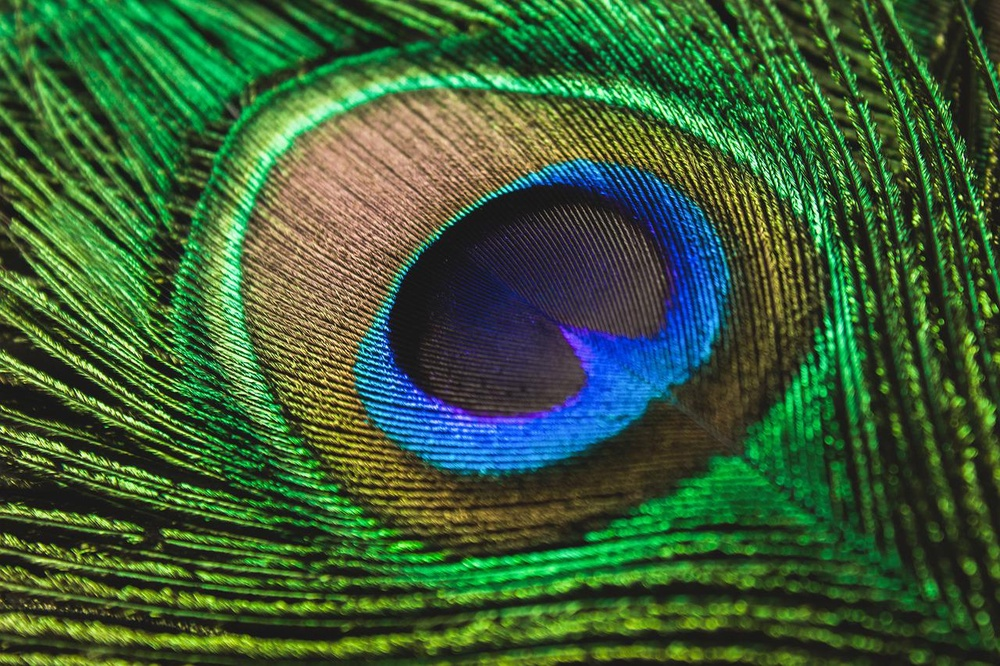
#> input picture pea.jpg, 1000 x 666 px, shrunk from 1280 x 853 before the run, found by its file name
$ python conv.py
#> lines starting #> are read from the running program, lines starting #| are printed output that depends on the picture; after the words box and inside, x2 and y2 are one past the last pixel; in counts of white or black regions, pixels touching at a corner belong together
import matplotlib.pyplot as plt
import numpy as np
import cv2

def main():
    img_path = '/home/mayabee/Documents/lab-2/pea.jpg'
    img_original = plt.imread(img_path)
#> img_original is the input picture: shape (666, 1000, 3); mean R, G, B 58.8, 93, 54.6
    gray =cv2.cvtColor(img_original,cv2.COLOR_RGB2GRAY)
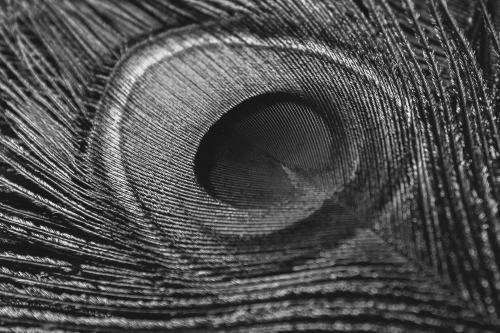
#> gray: shape (666, 1000) (shown at 1/2 size); min 3, max 251, mean 78.4
    gray1 = graysc(img_original)
#> after the loop in graysc, `for i in range(r):`:
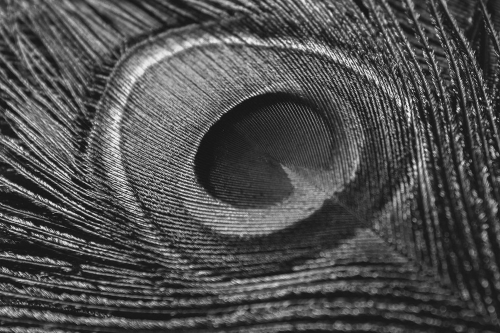
#> gray: shape (666, 1000) (shown at 1/2 size); min 2, max 253, mean 78.9
    _, binary = cv2.threshold(gray, 50, 255, cv2.THRESH_BINARY)
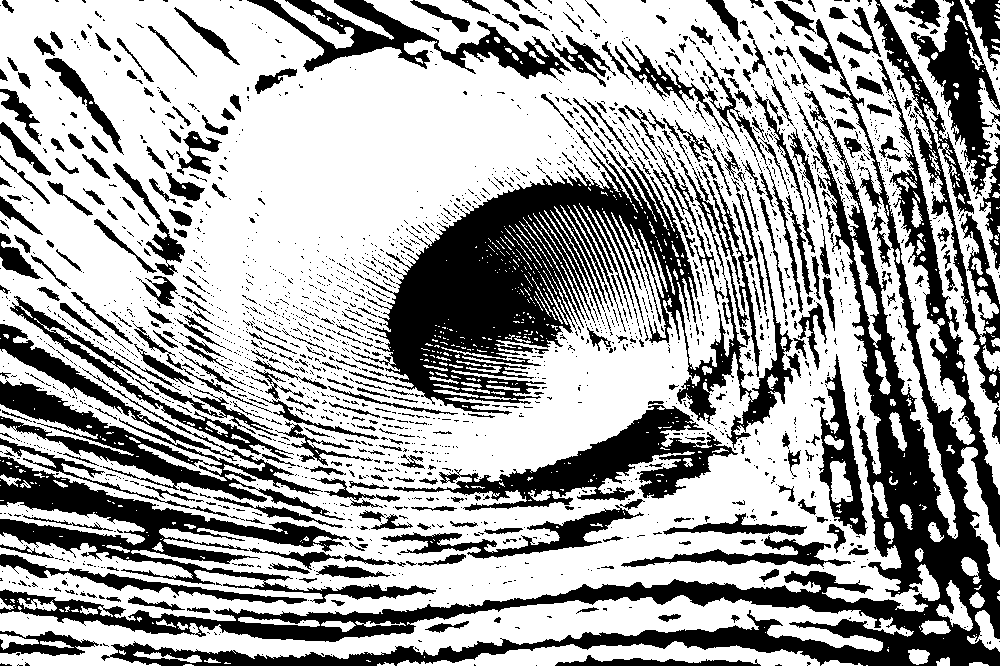
#> binary: shape (666, 1000); 64.7% white; 2276 black regions (1878 under 20 px), largest, box (x1, y1, x2, y2) and area: (0, 19, 1000, 666) 60109, (349, 130, 793, 450) 41526, (0, 456, 436, 604) 13751
    # histogram_gen(gray)
    kernel = np.array([[0,-1,0], [-1,4,-1], [0,-1,0]])
    pr1 = cv2.filter2D(gray, -1, kernel)
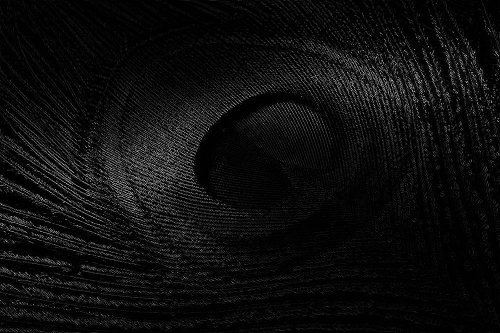
#> pr1: shape (666, 1000) (shown at 1/2 size); min 0, max 255, mean 13.8
    pr2 = conv(gray, kernel)
    img_set = [img_original, binary, gray, gray1, pr1, pr2]
    title_set = [ 'Original','binary', 'gray', 'made grayscale', 'kenel', 'made']
    plot_img(img_set,title_set)

def conv(img, kernel):
    r,c = img.shape
    img = np.pad(img, 3//2, constant_values = 0)
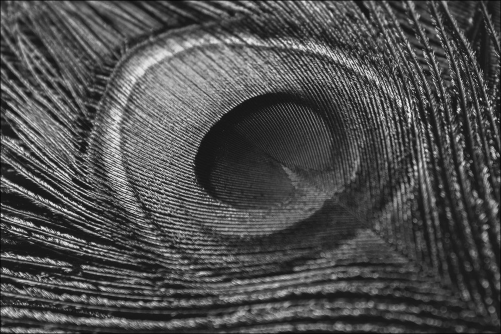
#> img: shape (668, 1002) (shown at 1/2 size); min 0, max 251, mean 78
    for i in range(r):
        for j in range(c):
            res = np.sum(img[i:i+3, j:j+3]* kernel)
            if res > 255:
                res = 255
            if res <=0:
                res = 0
            res = np.rint(res)
            img[i,j] = res
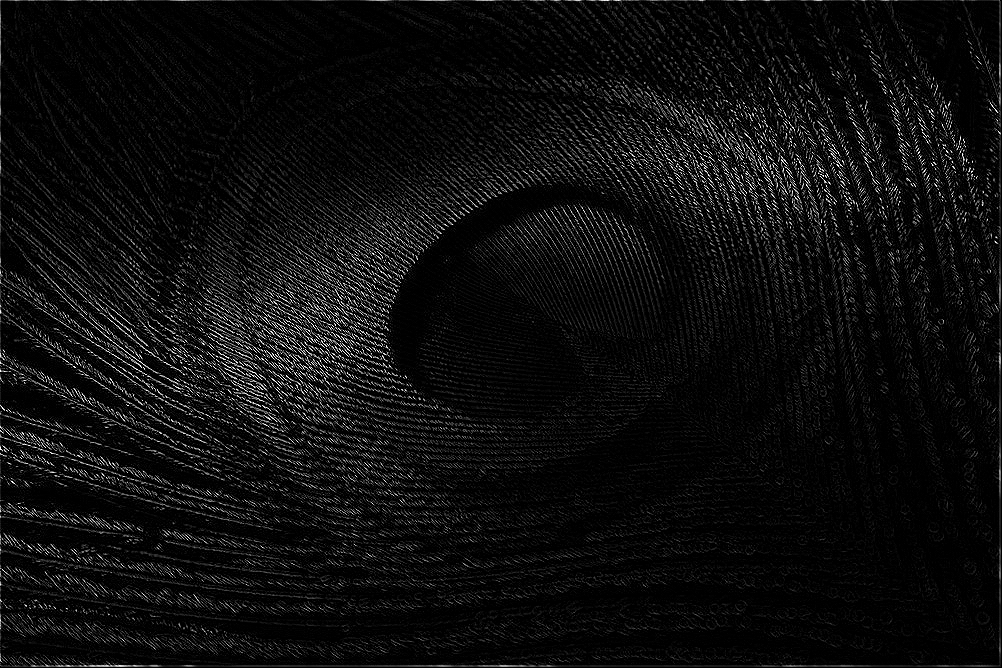
#> img: shape (668, 1002); min 0, max 255, mean 14.1

    return img


def graysc(img):
    r,c ,l= img.shape
    gray = np.zeros((r,c), dtype = np.uint8)


    for i in range(r):
        for j in range(c):
            gray[i,j] = 0.144*img[i,j,0]+0.587*img[i,j,1]+0.299*img[i,j,2]

    return gray

def plot_img(img_set, title_set):
    n=len(img_set)
#> n = 6
    plt.figure(figsize= (20,20))

    for i in range(n):
        img = img_set[i]
        ch = len(img.shape)
        plt.subplot(2,3,i+1)
        if(ch == 3):
            plt.imshow(img_set[i])
        else:
            plt.imshow(img_set[i], cmap = 'gray')
        plt.title(title_set[i])
    plt.savefig('morph.jpg')
    plt.show()


if __name__ == '__main__':
    main()

$ run again, with aurora.jpg copied over pea.jpg
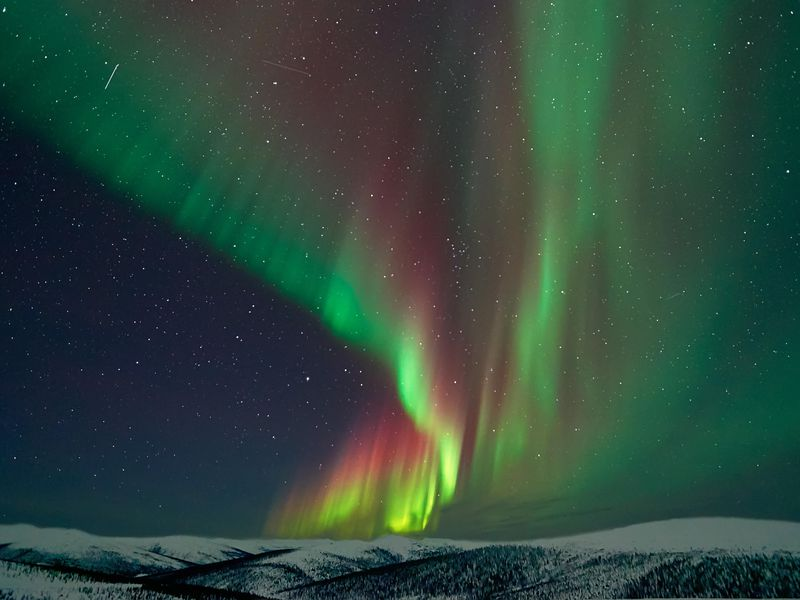
#> input picture aurora.jpg, 800 x 600 px, found by its file name
#> in main, img_original is the input picture: shape (600, 800, 3); mean R, G, B 47.2, 71.3, 60.6
#> in main, `_, binary = cv2.threshold(gray, 50, 255, cv2.THRESH_BINARY)`:
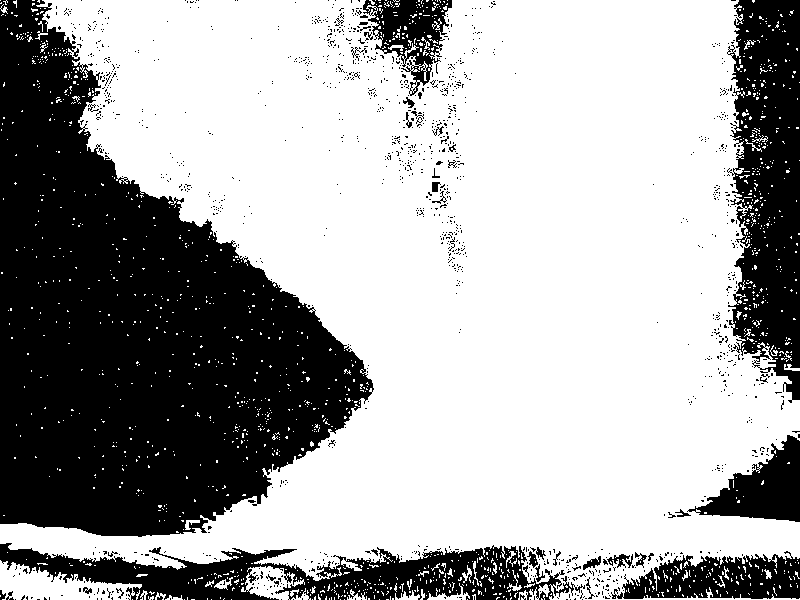
#> binary: shape (600, 800); 65.1% white; 1276 black regions (1235 under 20 px), largest, box (x1, y1, x2, y2) and area: (0, 0, 374, 537) 111167, (727, 0, 800, 403) 21548, (0, 543, 585, 600) 15804
#> in main, `pr1 = cv2.filter2D(gray, -1, kernel)`:
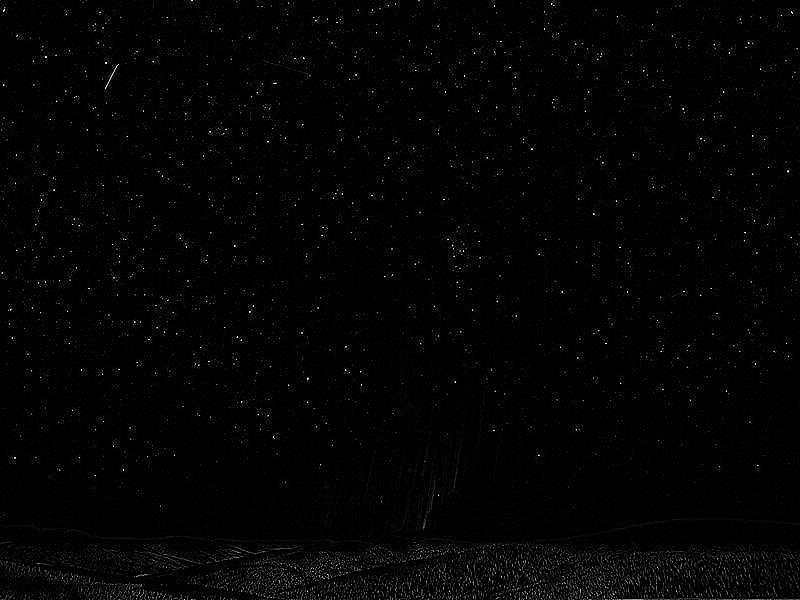
#> pr1: shape (600, 800); min 0, max 255, mean 3.9
#> n = 6
